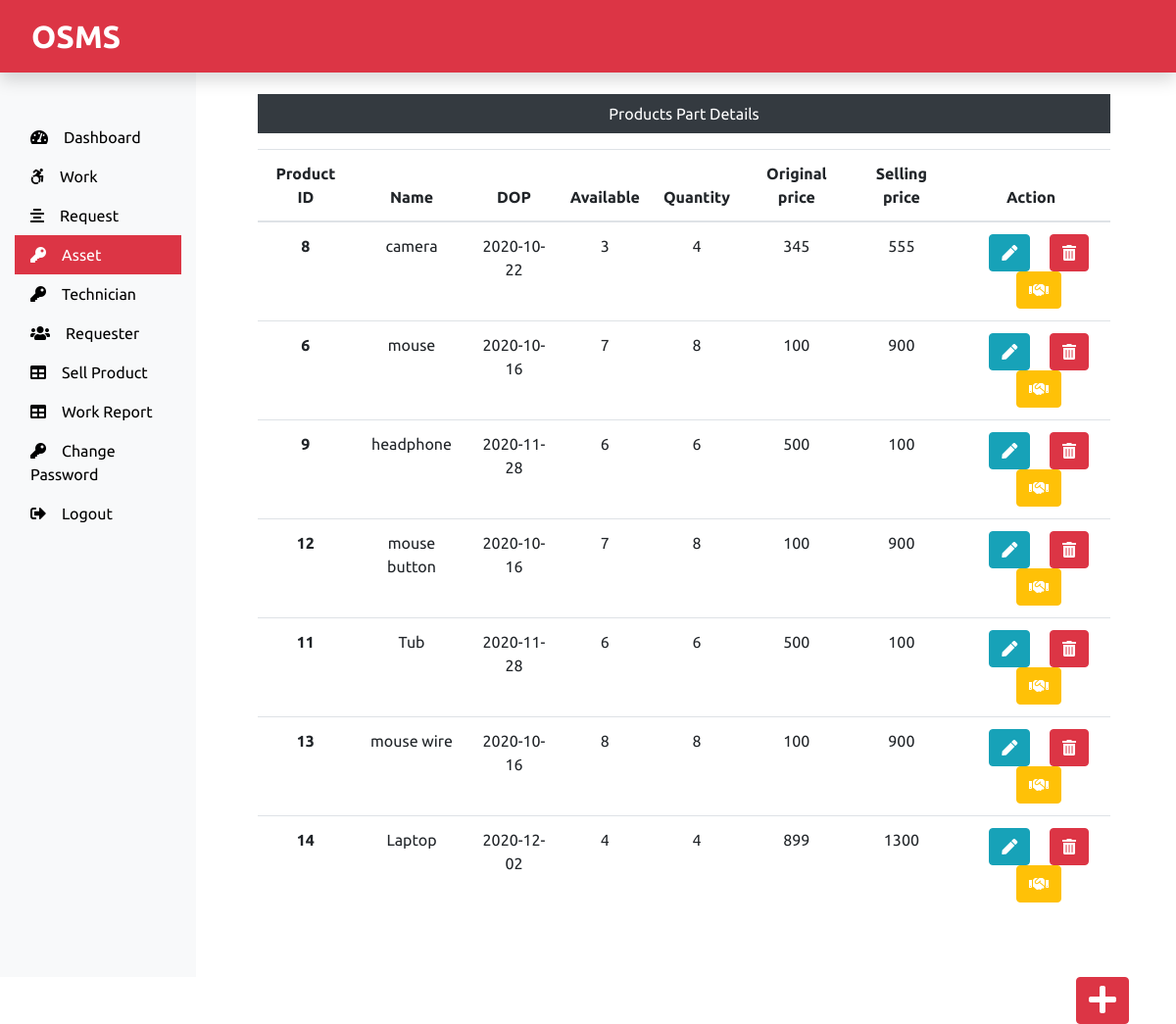
/admin/asset.php (signed in), run on the app's committed database.
### tables this page shows
CREATE TABLE IF NOT EXISTS `product` (
  `pid` int(11) NOT NULL AUTO_INCREMENT,
  `pname` varchar(60) NOT NULL,
  `pdop` date NOT NULL,
  `pavailable` int(11) NOT NULL,
  `ptotal` int(11) NOT NULL,
  `pocost` int(11) NOT NULL,
  `pscost` int(11) NOT NULL,
  PRIMARY KEY (`pid`)
);

### admin/asset.php (the view, shortened to what this page needs)
<?php
include('admin-sidebar.php');
include('../dbconnect.php');
?>
<div class="m-5 col-md-9 text-center">
	<p class="bg-dark text-white p-2">Products Part Details</p>
<table class="table">
				  	<thead>
				  		<tr>
				  			<th scope="col">Product ID</th>
				  			<th scope="col">Name</th>
				  			<th scope="col">DOP</th>
				  			<th scope="col">Available</th>
				  			<th scope="col">Quantity</th>
				  			<th scope="col">Original price</th>
				  			<th scope="col">Selling price</th>
				  			<th scope="col">Action</th>
				  		</tr>
				  	</thead>
				  	<tbody>
	<?php
	$sql = "SELECT * FROM `product`";
	$result = mysqli_query($con,$sql);
	$num = mysqli_num_rows($result);
	if($num > 1){
		while($row = mysqli_fetch_assoc($result))
			echo '
				  	<tr>
				  		<th scope="row">'.$row['pid'].'</th>
				  		<td>'.$row['pname'].'</td>
				  		<td>'.$row['pdop'].'</td>
				  		<td>'.$row['pavailable'].'</td>
				  		<td>'.$row['ptotal'].'</td>
				  		<td>'.$row['pocost'].'</td>
				  		<td>'.$row['pscost'].'</td>
				  		<td>
				  		    <form action="editprod.php" class="d-inline" method="POST">
								<input type="hidden" name="iid" value='.$row["pid"].'>
								<button type="submit" class="btn btn-info ml-3 text-white" name="edit" value="edit"><i class="fas fa-pen"></i></button>
				  			</form>
				  			<form class="d-inline" method="POST" action= "">
								<input type="hidden" name="iid" value='.$row["pid"].'>
								<button type="submit" class="btn btn-danger ml-3 text-white" name="delete" value="Delete"><i class="fas fa-trash-alt"></i></button>
				  			</form>
				  			<form class="d-inline" method="POST" action= "sell.php">
								<input type="hidden" name="iid" value='.$row["pid"].'>
								<button type="submit" class="btn btn-warning ml-3 text-white" name="issue" value="issue"><i class="fas fa-handshake"></i></button>
				  			</form>
				  		</td>
				  	</tr>';
	}
	else{
		echo "No Product Here";
	}
	?>
	</tbody>
	 </table>
</div>
</div>
</div>
<div class="float-right mr-5"><a href="add_product.php" class="btn btn-danger"><i class="fas fa-plus fa-2x"></i></a></div>
</body>
</html>

### admin/admin-sidebar.php (shortened to what this page needs)
<!doctype html>
<html lang="en">
<head>
  <link rel="stylesheet" href="https://stackpath.bootstrapcdn.com/bootstrap/4.5.2/css/bootstrap.min.css">
  <link rel="stylesheet" type="text/css" href="../fa/css/all.css">
  <link rel="stylesheet" type="text/css" href="../css/style.css">
</head>
<body>
      <nav class="navbar navbar-dark bg-danger flex-md-nowrap shadow font-weight-bold fixed-top"><a href="user_profile.php" class="text-white pl-3 navbar-brand">OSMS</a></nav>
 <div class="container-fluid mt-5">
  <div class="row">
    <nav class="col-sm-2 bg-light sidebar py-5 mt-4">
      <div class="sidebar-sticky">
        <ul class="nav flex-column">
          <li class="nav-item"><a href="dashboard.php" class="nav-link <?php  if(PAGE == 'dashboard.php'){echo'active';}   ?>">
            <i class="fas fa-tachometer-alt mr-3"></i>Dashboard</a>
          </li>
          <li class="nav-item"><a href="work.php" class="nav-link <?php  if(PAGE == 'work.php'){echo'active';}   ?>">
            <i class="fab fa-accessible-icon mr-3"></i>Work</a>
          </li>
          <li class="nav-item"><a href="request.php" class="nav-link <?php  if(PAGE == 'request.php'){echo'active';}   ?>">
            <i class="fas fa-align-center mr-3"></i>Request</a>
          </li>
          <li class="nav-item"><a href="asset.php" class="nav-link <?php  if(PAGE == 'asset.php'){echo'active';}   ?>">
            <i class="fas fa-key mr-3"></i>Asset</a>
          </li>
          <li class="nav-item"><a href="technician.php" class="nav-link <?php  if(PAGE == 'technician.php'){echo'active';}   ?>">
            <i class="fas fa-key mr-3"></i>Technician</a>
          </li>
          <li class="nav-item"><a href="requester.php" class="nav-link <?php  if(PAGE == 'requester.php'){echo'active';}   ?>">
            <i class="fas fa-users mr-3"></i>Requester</a>
          </li>
          <li class="nav-item"><a href="sellproduct.php" class="nav-link <?php  if(PAGE == 'sellproduct.php'){echo'active';}   ?>">
            <i class="fas fa-table mr-3"></i>Sell Product</a>
          </li>
          <li class="nav-item"><a href="workreport.php" class="nav-link <?php  if(PAGE == 'workreport.php'){echo'active';}   ?>">
            <i class="fas fa-table mr-3"></i>Work Report</a>
          </li>
          <li class="nav-item"><a href="changepwd.php" class="nav-link <?php if(PAGE=='changepwd'){echo 'active';}  ?>">
            <i class="fas fa-key mr-3"></i>Change Password</a>
          </li>
          <li class="nav-item"><a href="../logout.php" class="nav-link">
            <i class="fas fa-sign-out-alt mr-3"></i>Logout</a>
          </li>
        </ul>
      </div>
    </nav>

### fa/css/all.css (style rules this page uses)
.fa, .fas, .far, .fal, .fab { -moz-osx-font-smoothing: grayscale; -webkit-font-smoothing: antialiased; display: inline-block; font-style: normal; font-variant: normal; text-rendering: auto; line-height: 1; }
.fa-2x { font-size: 2em; }
.fa-accessible-icon:before { content: "\f368"; }
.fa-align-center:before { content: "\f037"; }
.fa-handshake:before { content: "\f2b5"; }
.fa-key:before { content: "\f084"; }
.fa-pen:before { content: "\f304"; }
.fa-plus:before { content: "\f067"; }
.fa-sign-out-alt:before { content: "\f2f5"; }
.fa-table:before { content: "\f0ce"; }
.fa-tachometer-alt:before { content: "\f3fd"; }
.fa-trash-alt:before { content: "\f2ed"; }
.fa-users:before { content: "\f0c0"; }
.fab { font-family: 'Font Awesome 5 Brands'; }
.fa, .fas { font-family: 'Font Awesome 5 Free'; font-weight: 900; }

### css/style.css (style rules this page uses)
* { font-family: 'Ubuntu', sans-serif; }
.navbar .navbar-brand { font-size: 2em; font-weight: bold; }
.sidebar a { color: black!important; }
.sidebar .active { background-color: #dc3545!important; color: #fff!important; }

### data on the page
product: pid "8", pname "camera", pdop "2020-10-22", pavailable "3", ptotal "4", pocost "345", pscost "555"
product: pid "6", pname "mouse", pdop "2020-10-16", pavailable "7", ptotal "8", pocost "100", pscost "900"
product: pid "9", pname "headphone", pdop "2020-11-28", pavailable "6", ptotal "6", pocost "500", pscost "100"
product: pid "12", pname "mouse button", pdop "2020-10-16", pavailable "7", ptotal "8", pocost "100", pscost "900"
product: pid "11", pname "Tub", pdop "2020-11-28", pavailable "6", ptotal "6", pocost "500", pscost "100"
product: pid "13", pname "mouse wire", pdop "2020-10-16", pavailable "8", ptotal "8", pocost "100", pscost "900"
product: pid "14", pname "Laptop", pdop "2020-12-02", pavailable "4", ptotal "4", pocost "899", pscost "1300"
